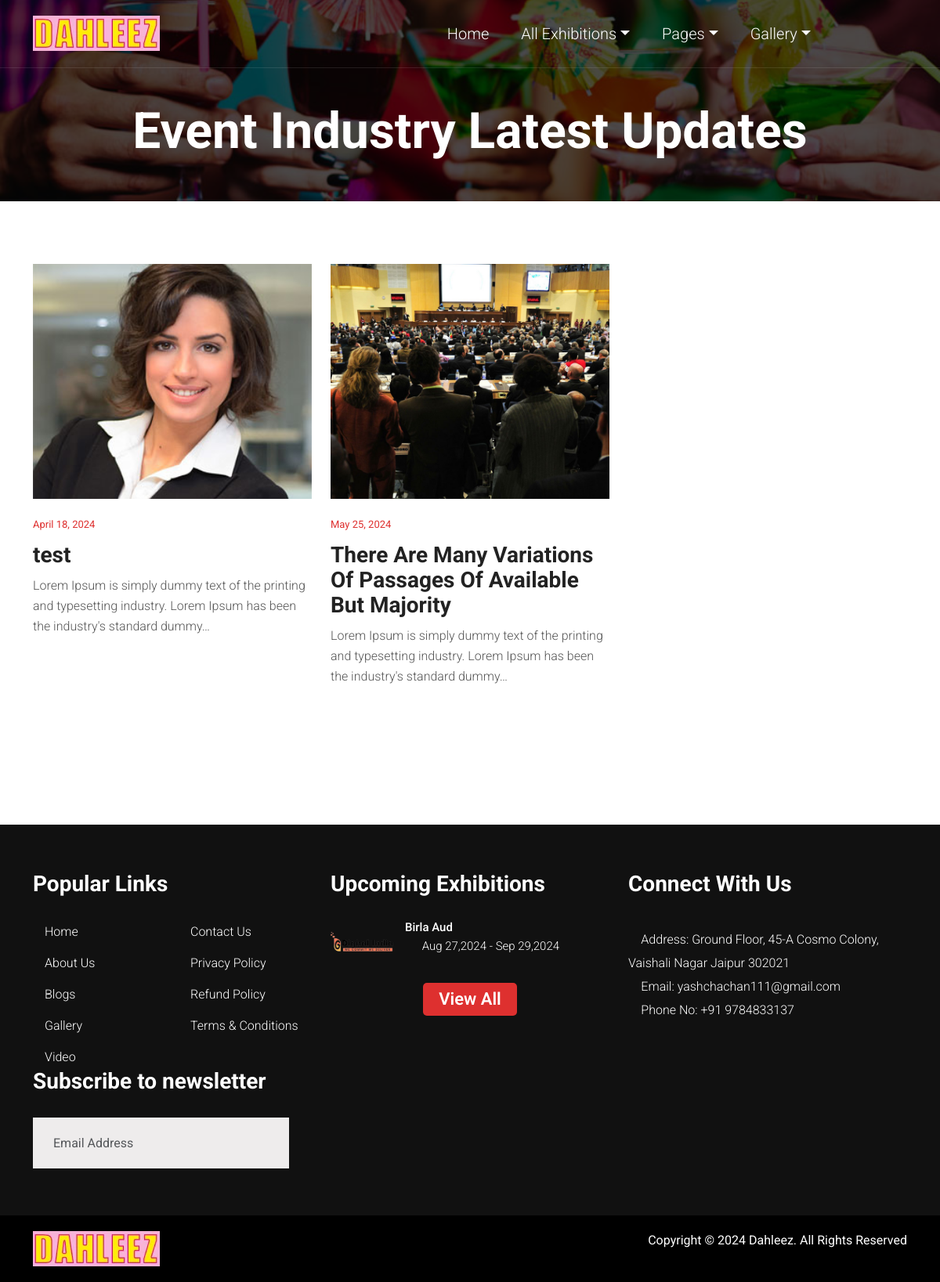
Screenshot of /index.php/home/blogs with the database file from the repository.
### tables this page shows
CREATE TABLE `blog` (
  `id` int(11) NOT NULL,
  `post_title` varchar(255) NOT NULL,
  `link` varchar(50) NOT NULL,
  `image` varchar(50) NOT NULL,
  `location` text NOT NULL,
  `blogger_name` varchar(50) NOT NULL,
  `post` text NOT NULL,
  `status` int(11) NOT NULL DEFAULT '1',
  `date_added` datetime NOT NULL,
  `metatitle` varchar(500) NOT NULL,
  `metadescription` varchar(500) NOT NULL,
  `metakeywords` varchar(500) NOT NULL,
  `category` varchar(500) NOT NULL
);

CREATE TABLE `exhibition` (
  `id` int(11) NOT NULL,
  `name` varchar(255) NOT NULL,
  `link` varchar(500) NOT NULL,
  `description` text NOT NULL,
  `email` varchar(255) NOT NULL,
  `phone` varchar(15) DEFAULT NULL,
  `image` varchar(500) NOT NULL,
  `featured_image` varchar(500) NOT NULL,
  `images` longtext NOT NULL,
  `venue` varchar(255) NOT NULL,
  `featured` varchar(20) DEFAULT NULL,
  `start_date` date NOT NULL,
  `end_date` date NOT NULL,
  `status` int(11) NOT NULL DEFAULT '1'
);

### application/controllers/Home.php (called while the page is built, shortened)
<?php
class Home extends CI_Controller
{
	function __construct()
	{
		$this->load->model('Blog_model');
		$this->load->model('Product_model');
		$this->load->model('User_model');
		$this->load->model('Order_model');
		$this->Global = $this->Global_model->getdata();
		$this->Global['blogs'] = $this->Blog_model->getblogs();
		$this->Global['categories'] = $this->Product_model->getmaincategories();
		$this->Global['sliders'] = $this->Global_model->getactivesliders();
		$this->Global['exhibitions'] = $this->Product_model->getexhibitions();
		$this->Global['featuredexhibitions'] = $this->Product_model->getfeaturedexhibitions();
		$this->Global['upcomingexhibitions'] = $this->Product_model->getupcomingexhibitions();
		$this->Global['reviews'] = $this->Global_model->getactivereviews();
		$this->Global['coupons'] = $this->Global_model->getactivecoupons();
		$this->Global['brands'] = $this->Global_model->getbrands("1");
	}
	public function blogs()
	{
		$this->Global['title'] = "Blog";
		$this->load->view('front/blog', $this->Global);
	}
}

### index.php (called while the page is built, shortened)
<?php
require_once BASEPATH.'core/CodeIgniter.php';

### application/models/Blog_model.php (called while the page is built, shortened)
<?php if ( ! defined('BASEPATH')) exit('No direct script access allowed');
class Blog_model extends CI_Model {
	function getblogs($field = NULL, $value = NULL)
    {
        $query = $this->db->get('blog');
        return $query->result_array();
    }
}

### application/models/Product_model.php (called while the page is built, shortened)
<?php
class Product_model extends CI_Model
{
    public function getmaincategories()
    {
        $this->db->where('parent', "");
        $query = $this->db->get('category');
        return $query->result_array();
    }
    public function getexhibitions()
    {
        $query = $this->db->get('exhibition');
        return $query->result_array();
    }
    public function getupcomingexhibitions()
    {
        $current_date = date('Y-m-d');
        $this->db->where('start_date >', $current_date);
        $query = $this->db->get('exhibition');
        return $query->result_array();
    }
}

### application/views/front/blog.php (the view)
<?php include('header.php'); ?>
<section class="inner-pages text-center">
    <div class="container">
        <div class="white_text div_zindex">
            <h1 class="page_title">Event Industry Latest Updates</h1>
        </div>
    </div>
    <div class="dark-overlay"></div>
</section>
<section class="our_articles grid_view">
    <div class="container">
        <div class="row">
            <?php foreach($blogs as $blog){ ?>
            <article class="col-md-4 col-sm-4 blog_wrap">
                <div class="blog_img margin-btm-20">
                    <a href="<?=base_url('blog/'.$blog['link'])?>"><img style="width: 100%; height: 300px; object-fit: cover;" src="<?=base_url('assets/front/images/'.$blog['image']);?>" class="img-fluid" alt="image"></a>
                </div>
                <div class="blog_meta">
                    <p><?php $date=date_create($blog['date_added']); echo date_format($date, "F d, Y")?></p>
                </div>
                <h5><a href="<?=base_url('blog/'.$blog['link'])?>"><?=$blog['post_title']?></a></h5>
                <?php $this->load->helper('text'); echo word_limiter($blog['post'],20); ?>
            </article>
            <?php } ?>
        </div>
    </div>
</section>
<?php include('footer.php'); ?>

### application/views/front/footer.php (shortened to what this page needs)
<footer class="secondary-bg footer-td">
    <div class="container">
        <div class="row">
            <div class="col-md-4 popular-link">
                <h5>Popular Links</h5>
                <div class="menu-footer-menu-container">
                    <ul id="menu-footer-menu" class="menu" style="columns:2">
                        <li id="menu-item-2462"
                            class="menu-item menu-item-type-post_type menu-item-object-page menu-item-2462"><a
                                class="js-target-scroll" href="<?=base_url()?>">Home</a></li>
                        <li id="menu-item-2462"
                            class="menu-item menu-item-type-post_type menu-item-object-page menu-item-2462"><a
                                class="js-target-scroll" href="<?=base_url('about')?>">About Us</a></li>
                        <li id="menu-item-2464"
                            class="menu-item menu-item-type-post_type menu-item-object-page menu-item-2464"><a
                                class="js-target-scroll" href="<?=base_url('blog')?>">Blogs</a></li>
                        <li id="menu-item-2394"
                            class="menu-item menu-item-type-custom menu-item-object-custom menu-item-2394"><a
                                class="js-target-scroll" href="<?=base_url('gallery')?>">Gallery</a></li>
                        <li id="menu-item-2395"
                            class="menu-item menu-item-type-custom menu-item-object-custom menu-item-2395"><a
                                class="js-target-scroll" href="<?=base_url('video')?>">Video</a></li>
                        <li id="menu-item-2463"
                            class="menu-item menu-item-type-post_type menu-item-object-page menu-item-2463"><a
                                class="js-target-scroll" href="<?=base_url('contact')?>">Contact Us</a></li>
                        <li id="menu-item-2463"
                            class="menu-item menu-item-type-post_type menu-item-object-page menu-item-2463"><a
                                class="js-target-scroll" href="<?=base_url('privacy-policy')?>">Privacy Policy</a></li>
                        <li id="menu-item-2463"
                            class="menu-item menu-item-type-post_type menu-item-object-page menu-item-2463"><a
                                class="js-target-scroll" href="<?=base_url('refund-policy')?>">Refund Policy</a></li>
                        <li id="menu-item-2463"
                            class="menu-item menu-item-type-post_type menu-item-object-page menu-item-2463"><a
                                class="js-target-scroll" href="<?=base_url('terms-conditions')?>">Terms & Conditions</a></li>
                    </ul>
                    <div class="col-sm-12">
                    <h5>Subscribe to newsletter</h5>
                    <?php include('newsletter.php') ?>
                </div>
                </div>
            </div>
            <div class="col-md-4 latest-newpost">
                <h5>Upcoming Exhibitions</h5>
                <ul class="latest-post">
                    <?php foreach($upcomingexhibitions as $footerexhibition){ ?>
                    <li class="post-wp">
                        <div class="post-img-wp">
                            <a href="<?=base_url('stalls/'.$footerexhibition['link'])?>">
                                <div class="post_img">
                                    <img src="<?=base_url('assets/front/images/'.$footerexhibition['image']);?>" style="width:80px; height:50px; object-fit:cover; object-position: top;"
                                        class="img-fluid center-block wp-post-image" alt=""></div>
                            </a>
                        </div>
                        <div class="content">
                            <h4><a href="<?=base_url('stalls/'.$footerexhibition['link'])?>"><?=$footerexhibition['name']?></a></h4>
                            <p><i class="fa fa-calendar"></i><?=date('M d,Y',strtotime($footerexhibition['start_date']))?> - <?=date('M d,Y',strtotime($footerexhibition['end_date']))?> </p>
                        </div>
                    </li>
                    <?php } ?>
                </ul>
                <li class="post-wp list-style-none text-center">
                        <a class="btn btn-danger" href="<?=base_url('exhibitions');?>" style="border-radius:5px; padding:10px 20px;">View All</a>
                </li>
            </div>
            <div class="col-md-4 footer-news">
                <h5 class="social-title">Connect With Us</h5>
                <ul class="social_links d-block">
                    <li><a href="#" style="font-size:16px"><i class="fa fa-location" aria-hidden="true"></i> Address: <?=$address?></a></li>
                    <li><a href="mailto:<?=$email?>" style="font-size:16px"><i class="fa fa-envelope" aria-hidden="true"></i> Email: <?=$email?></a></li>
                    <li><a href="tel:<?=$mobile?>" style="font-size:16px"><i class="fa fa-phone" aria-hidden="true"></i> Phone No: <?=$mobile?></a></li>
                </ul>
            </div>
        </div>
    </div>
</footer>
<footer class="secondary-bg footer-sd">
    <div class="container">
        <div class="row">
            <div class="col-md-3">
                <div class="logo">
                    <h3><a href="<?=base_url();?>"><img src="<?=base_url('assets/front/images/logo.webp')?>" alt=""></a></h3>
                </div>
            </div>
            <div class="col-md-9 copyright-text">
                Copyright © 2024 Dahleez. All Rights Reserved </div>
        </div>
    </div>
</footer>
</body>
</html>

### assets/front/css/custom.css (style rules this page uses)
.logo { text-align: left; }
#menu-footer-menu li { position: relative; }
#menu-footer-menu li a::after { left: 0px; }

### assets/front/switcher/css/color1.css (style rules this page uses)
a, a:hover, a:focus, .logo h3 a span, .logo h3 span, .navbar-default .navbar-nav > li > a:focus, .navbar-default .navbar-nav > li > a:hover, .navbar-default .navbar-nav > .active > a, .navbar-default .navbar-nav > .active > a:focus, .navbar-default .navbar-nav > .active > a:hover, .owl-buttons, .speakers_info h5, .speakers_follow_us ul li a:hover, #testimonial_slider .item h5, .panel-default > .panel-heading h4 a, .venue_info_box a:hover, .social_links li a:hover, .logo h3 a span, .logo h3 span, .footer_logo h3 a span, .footer_logo h3 span, .blog_meta p, .blog_wrap h3 a:hover, .blog_categories li a:hover, .widget_post_info h6 a:hover, .pagination > li > a, .pagination > li > span, .blog_wrap h5 a:hover, .btn-link, .speakers_style2 .speakers_follow_us ul li a:hover, #schedule .tab-content .nav-tabs li a.active, #schedule .tab-content .nav-tabs li:hover a { color:#de302f; fill: #de302f; }
.btn, .primary-bg, .red-overlay, ul.nav-tabs li a.active, ul.nav-tabs li a:hover, .nav-tabs li a:focus, .owl-pagination .owl-page.active, .back-top a, label.error.wobble-error, .demo_changer .demo-icon, .quote_post .blog_img blockquote, .pagination > .active > a, .pagination > .active > a:focus, .pagination > .active > a:hover, .pagination > .active > span, .pagination > .active > span:focus, .pagination > .active > span:hover, .share_article ul li:hover, .pricing_style2 .table_head, .schedule_style3 .schedule_wrap { background:#de302f; fill: #de302f; }
.latest-post .content p .fa { color: #de302f; }

### assets/front/switcher/css/color2.css (style rules this page uses)
a, a:hover, a:focus, .logo h3 a span, .logo h3 span, .navbar-default .navbar-nav > li > a:focus, .navbar-default .navbar-nav > li > a:hover, .navbar-default .navbar-nav > .active > a, .navbar-default .navbar-nav > .active > a:focus, .navbar-default .navbar-nav > .active > a:hover, .owl-buttons, .speakers_info h5, .speakers_follow_us ul li a:hover, #testimonial_slider .item h5, .panel-default > .panel-heading h4 a, .venue_info_box a:hover, .social_links li a:hover, .logo h3 a span, .logo h3 span, .footer_logo h3 a span, .footer_logo h3 span, .blog_meta p, .blog_wrap h3 a:hover, .blog_categories li a:hover, .widget_post_info h6 a:hover, .pagination > li > a, .pagination > li > span, .blog_wrap h5 a:hover, .btn-link, .speakers_style2 .speakers_follow_us ul li a:hover, #schedule .tab-content .nav-tabs li a.active, #schedule .tab-content .nav-tabs li:hover a { color:#f76d2b; fill: #f76d2b; }
.btn, .primary-bg, .red-overlay, ul.nav-tabs li a.active, ul.nav-tabs li a:hover, .nav-tabs li a:focus, .owl-pagination .owl-page.active, .back-top a, label.error.wobble-error, .demo_changer .demo-icon, .quote_post .blog_img blockquote, .pagination > .active > a, .pagination > .active > a:focus, .pagination > .active > a:hover, .pagination > .active > span, .pagination > .active > span:focus, .pagination > .active > span:hover, .share_article ul li:hover, .pricing_style2 .table_head, .schedule_style3 .schedule_wrap { background:#f76d2b; fill: #f76d2b; }
.latest-post .content p .fa { color: #f76d2b; }

### rows the page displays
blog: image (picture), date_added "April 18, 2024", post_title "test", post "Lorem Ipsum is simply dummy text of the printing and typesetting industry. Lorem Ipsum has been the industry's standard dummy…"
blog: image (picture), date_added "May 25, 2024", post_title "There Are Many Variations Of Passages Of Available But Majority", post "Lorem Ipsum is simply dummy text of the printing and typesetting industry. Lorem Ipsum has been the industry's standard dummy…"
exhibition: image (picture), name "Birla Aud", start_date "Aug 27,2024", end_date "Sep 29,2024"

### other values shown
$address "Ground Floor, 45-A Cosmo Colony, Vaishali Nagar Jaipur 302021"
$email "yashchachan111@gmail.com"
$mobile "+91 9784833137"
